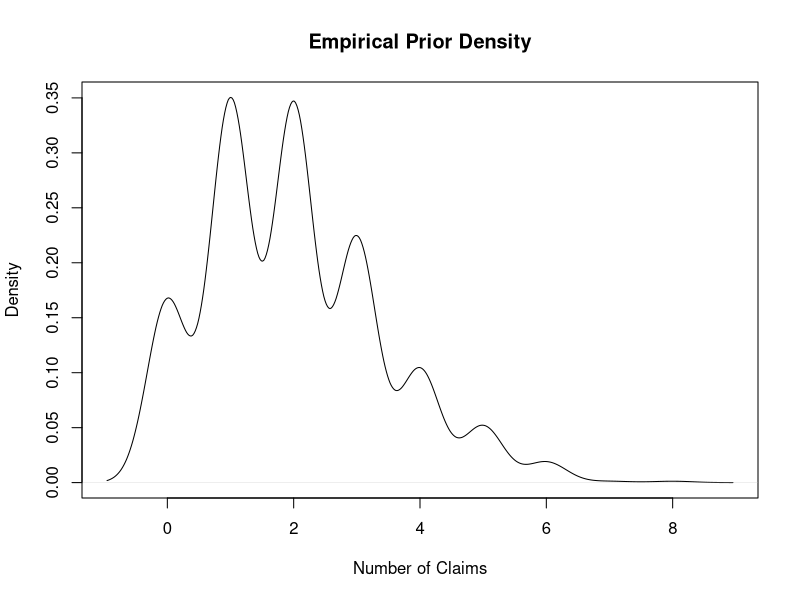

Reproduce this figure in R.
## ---- chunk 1
knitr::opts_chunk$set(echo = TRUE)
## ---- chunk 2
# Gamma-Poisson Update Example in R
alpha_prior <- 2    # shape parameter of the prior
beta_prior <- 1     # rate parameter of the prior
data <- c(3, 2, 5)  # observed counts

alpha_post <- alpha_prior + sum(data)
beta_post <- beta_prior + length(data)
## ---- chunk 3
# Load necessary library
library(tidyverse)

# Simulate some data: Let's say we have historical data of insurance claims for 1000 policyholders
set.seed(123)
claims_data <- rpois(1000, lambda = 2)  # Poisson distribution, average 2 claims per policyholder

# Calculate the empirical prior based on the observed data
empirical_prior <- density(claims_data)

# Plot the empirical prior
plot(empirical_prior, main = "Empirical Prior Density", xlab = "Number of Claims", ylab = "Density")

# Assume new data comes in
new_claims_data <- rpois(1000, lambda = 2.5)  # Slightly higher average due to some external factor



## ---- chunk 4
# Sample R code to demonstrate the application of Robbins' Formula in predicting hospital readmissions

# Simulate some historical readmission data (Poisson distributed)
set.seed(202)
historical_readmissions <- rpois(500, lambda = 1.5)  # Historical average of 1.5 readmissions per patient

# Assume the prior distribution of the lambda parameter is Gamma
alpha_prior <- 10
beta_prior <- 7

# Update the prior based on historical data
alpha_post <- alpha_prior + sum(historical_readmissions)
beta_post <- beta_prior + length(historical_readmissions)

# Calculate the posterior mean (estimate for next year's readmission rate)
lambda_estimate <- alpha_post / beta_post

# Use this estimate to plan resources
expected_readmissions <- lambda_estimate * 600  # Predicting for 600 patients

print(paste("Expected number of readmissions for next year:", round(expected_readmissions, 0)))
